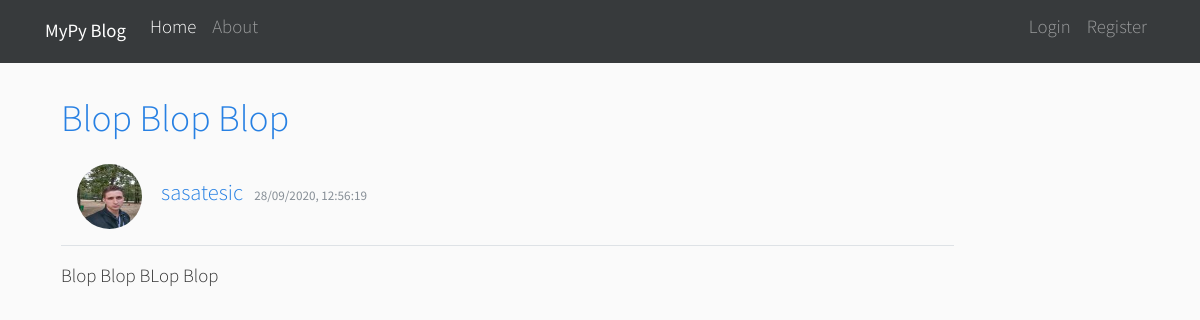
The page /post/5 on the database its author committed.
### mypyblog/models.py (models this page shows, shortened)
class Post(db.Model):
    id = db.Column(db.Integer, primary_key=True, autoincrement=True)
    naslov = db.Column(db.String(100), nullable=False)
    datum_posta = db.Column(db.DateTime, nullable=False, default=datetime.utcnow)
    sadrzaj = db.Column(db.Text, nullable=False)
    id_korisnika = db.Column(db.Integer, db.ForeignKey('korisnik.id'), nullable=False)

class Korisnik(db.Model, UserMixin):
    id = db.Column(db.Integer, primary_key=True, autoincrement=True)
    korisnicko_ime = db.Column(db.String(20), unique=True, nullable=False)
    email = db.Column(db.String(120), unique=True, nullable=False)
    slika_fajl = db.Column(db.String(20), nullable=False, default='defaultna.jpg')
    password = db.Column(db.String(70), nullable=False)
    posts = db.relationship('Post', backref='author', lazy=True)

### mypyblog/postovi/routes.py (the view)
@postovi.route("/post/<int:post_id>")
def post(post_id):
    post = Post.query.get_or_404(post_id)
    return render_template('post.html', title=post.naslov, post=post)

### mypyblog/templates/post.html (shortened to what this page needs)
{% extends "layout.html" %}
{% block content %}
    <div class="col-md-10 mb-5 border-secondary p-3">
         <h1 class="article-title text-primary">{{ post.naslov }}</h1>
         <img src="{{ url_for('static', filename='profilne_slike/' + post.author.slika_fajl) }}" alt="post img" class="rounded-circle article-img m-3">
         <a class="mr-2 h4" href="{{ url_for('korisnici.postovi_korisnika', korisnicko_ime=post.author.korisnicko_ime) }}">{{ post.author.korisnicko_ime }}</a>
         <small class="text-muted">{{ post.datum_posta.strftime('%d/%m/%Y, %H:%M:%S') }}</small>
         <article class="border-top pt-3 lead"><p>{{ post.sadrzaj }}</p></article>
     </div>
{% endblock content %}

### mypyblog/static/main.css (style rules this page uses)
body { background: #fafafa; color: #333333; }
h1, h2, h3, h4, h5, h6 { color: #444444; }
.article-title { color: #444444; }
.article-img { height: 65px; width: 65px; margin-right: 16px; }

### rows shown on the page
Post: naslov "Blop Blop Blop", datum_posta "28/09/2020, 12:56:19", sadrzaj "Blop Blop BLop Blop"
Korisnik: slika_fajl (picture), author.korisnicko_ime "sasatesic"
